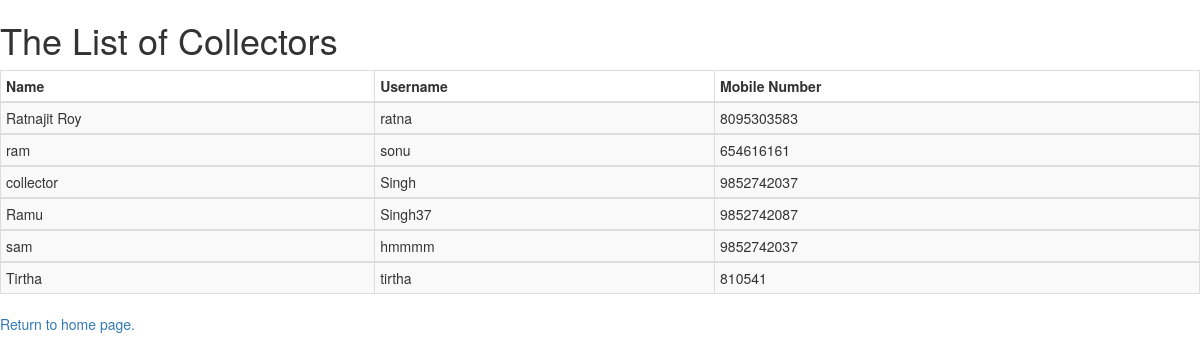
The page /collector on the database as committed earlier.
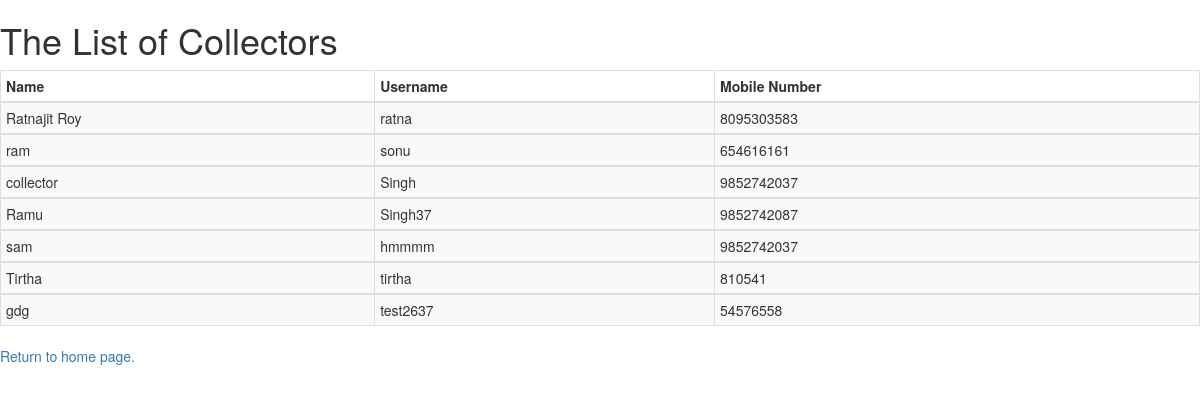
The same page on the database as committed later.
### MedicalDonation/models.py (models this page shows, shortened)
class Collector(models.Model):
    name = models.CharField(max_length=64)
    address = models.CharField(max_length=128)
    pinCode = models.IntegerField()
    Phone_no = models.IntegerField()
    BirthDate = models.DateField()
    UID = models.IntegerField(unique=True)
    email = models.EmailField(max_length=64)
    username = models.CharField(max_length=16,unique=True)
    password = models.CharField(max_length=16)
    qualification = models.CharField(max_length=64)
    Driving_License = models.CharField(max_length=32)
    Driving_License_image = models.FileField(upload_to='photos/collector/DL')
    image = models.FileField(upload_to='photos/collector/image')

### MedicalDonation/views.py (the view)
# urls.py: path("collector", views.collectors, name= "Collector_view"),
def collectors(request):
    context = {
    "collectors": Collector.objects.all()
    }
    return render(request, "MedicalDonation/collector.html",context)

### MedicalDonation/templates/MedicalDonation/collector.html (shortened to what this page needs)
<!DOCTYPE html>
<html lang="en" dir="ltr">
  <head>
    <link rel="stylesheet" href="https://maxcdn.bootstrapcdn.com/bootstrap/3.3.7/css/bootstrap.min.css">
  </head>
  <body>
    <h1>The List of Collectors</h1>
    {% load static %}
    <div class="">
      <table border="1" class="table table-striped table-bordered table-hover table-condensed">
        <thead>
          <th> <b>Name</b> </th>
          <th> <b>Username</b>  </th>
          <th> <b>Mobile Number</b> </th>
        </thead>
        {% for c in collectors %}
        <tbody>
            <td>{{c.name}}</td>
            <td>{{c.username}}</td>
            <td>{{c.Phone_no}}</td>
        </tbody>
        {% endfor  %}
      </table>
      <a href="/">Return to home page.</a>
    </div>
  </body>
</html>

Rows that differ between the two databases and show on the page:
added Collector: name "gdg", username "test2637", Phone_no "54576558"
